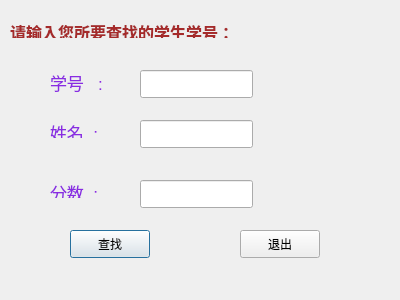
<?xml version="1.0" encoding="UTF-8"?>
<ui version="4.0">
 <class>findDlg</class>
 <widget class="QDialog" name="findDlg">
  <property name="geometry">
   <rect>
    <x>0</x>
    <y>0</y>
    <width>400</width>
    <height>300</height>
   </rect>
  </property>
  <property name="windowTitle">
   <string>Dialog</string>
  </property>
  <widget class="QPushButton" name="pushButton">
   <property name="geometry">
    <rect>
     <x>70</x>
     <y>230</y>
     <width>80</width>
     <height>28</height>
    </rect>
   </property>
   <property name="text">
    <string>查找</string>
   </property>
  </widget>
  <widget class="QPushButton" name="pushButton_2">
   <property name="geometry">
    <rect>
     <x>240</x>
     <y>230</y>
     <width>80</width>
     <height>28</height>
    </rect>
   </property>
   <property name="text">
    <string>退出</string>
   </property>
  </widget>
  <widget class="QLabel" name="label">
   <property name="geometry">
    <rect>
     <x>50</x>
     <y>70</y>
     <width>71</width>
     <height>24</height>
    </rect>
   </property>
   <property name="text">
    <string>&lt;html&gt;&lt;head&gt;&lt;meta name=&quot;qrichtext&quot; content=&quot;1&quot; /&gt;&lt;style type=&quot;text/css&quot;&gt;
p, li { white-space: pre-wrap; }
&lt;/style&gt;&lt;/head&gt;&lt;body style=&quot; font-family:'Sans Serif'; font-size:9pt; font-weight:400; font-style:normal;&quot;&gt;
&lt;p style=&quot; margin-top:0px; margin-bottom:0px; margin-left:0px; margin-right:0px; -qt-block-indent:0; text-indent:0px;&quot;&gt;&lt;span style=&quot; font-size:13pt; color:#8a2be2;&quot;&gt;学号   :&lt;/span&gt;&lt;/p&gt;&lt;/body&gt;&lt;/html&gt;</string>
   </property>
  </widget>
  <widget class="QLabel" name="label_2">
   <property name="geometry">
    <rect>
     <x>50</x>
     <y>120</y>
     <width>54</width>
     <height>18</height>
    </rect>
   </property>
   <property name="text">
    <string>&lt;html&gt;&lt;head&gt;&lt;meta name=&quot;qrichtext&quot; content=&quot;1&quot; /&gt;&lt;style type=&quot;text/css&quot;&gt;
p, li { white-space: pre-wrap; }
&lt;/style&gt;&lt;/head&gt;&lt;body style=&quot; font-family:'Sans Serif'; font-size:9pt; font-weight:400; font-style:normal;&quot;&gt;
&lt;p style=&quot; margin-top:0px; margin-bottom:0px; margin-left:0px; margin-right:0px; -qt-block-indent:0; text-indent:0px;&quot;&gt;&lt;span style=&quot; font-size:13pt; color:#8a2be2;&quot;&gt;姓名  :&lt;/span&gt;&lt;/p&gt;&lt;/body&gt;&lt;/html&gt;</string>
   </property>
  </widget>
  <widget class="QLabel" name="label_3">
   <property name="geometry">
    <rect>
     <x>50</x>
     <y>180</y>
     <width>54</width>
     <height>18</height>
    </rect>
   </property>
   <property name="text">
    <string>&lt;html&gt;&lt;head&gt;&lt;meta name=&quot;qrichtext&quot; content=&quot;1&quot; /&gt;&lt;style type=&quot;text/css&quot;&gt;
p, li { white-space: pre-wrap; }
&lt;/style&gt;&lt;/head&gt;&lt;body style=&quot; font-family:'Sans Serif'; font-size:9pt; font-weight:400; font-style:normal;&quot;&gt;
&lt;p style=&quot; margin-top:0px; margin-bottom:0px; margin-left:0px; margin-right:0px; -qt-block-indent:0; text-indent:0px;&quot;&gt;&lt;span style=&quot; font-size:13pt; color:#8a2be2;&quot;&gt;分数  :&lt;/span&gt;&lt;/p&gt;&lt;/body&gt;&lt;/html&gt;</string>
   </property>
  </widget>
  <widget class="QLineEdit" name="lineEdit">
   <property name="geometry">
    <rect>
     <x>140</x>
     <y>70</y>
     <width>113</width>
     <height>28</height>
    </rect>
   </property>
  </widget>
  <widget class="QLineEdit" name="lineEdit_2">
   <property name="geometry">
    <rect>
     <x>140</x>
     <y>120</y>
     <width>113</width>
     <height>28</height>
    </rect>
   </property>
  </widget>
  <widget class="QLineEdit" name="lineEdit_3">
   <property name="geometry">
    <rect>
     <x>140</x>
     <y>180</y>
     <width>113</width>
     <height>28</height>
    </rect>
   </property>
  </widget>
  <widget class="QLabel" name="label_4">
   <property name="geometry">
    <rect>
     <x>10</x>
     <y>20</y>
     <width>271</width>
     <height>18</height>
    </rect>
   </property>
   <property name="text">
    <string>&lt;html&gt;&lt;head&gt;&lt;meta name=&quot;qrichtext&quot; content=&quot;1&quot; /&gt;&lt;style type=&quot;text/css&quot;&gt;
p, li { white-space: pre-wrap; }
&lt;/style&gt;&lt;/head&gt;&lt;body style=&quot; font-family:'Sans Serif'; font-size:9pt; font-weight:400; font-style:normal;&quot;&gt;
&lt;p style=&quot; margin-top:0px; margin-bottom:0px; margin-left:0px; margin-right:0px; -qt-block-indent:0; text-indent:0px;&quot;&gt;&lt;span style=&quot; font-size:12pt; font-weight:600; color:#a52a2a;&quot;&gt;请输入您所要查找的学生学号：&lt;/span&gt;&lt;/p&gt;&lt;/body&gt;&lt;/html&gt;</string>
   </property>
  </widget>
 </widget>
 <resources/>
 <connections/>
</ui>
